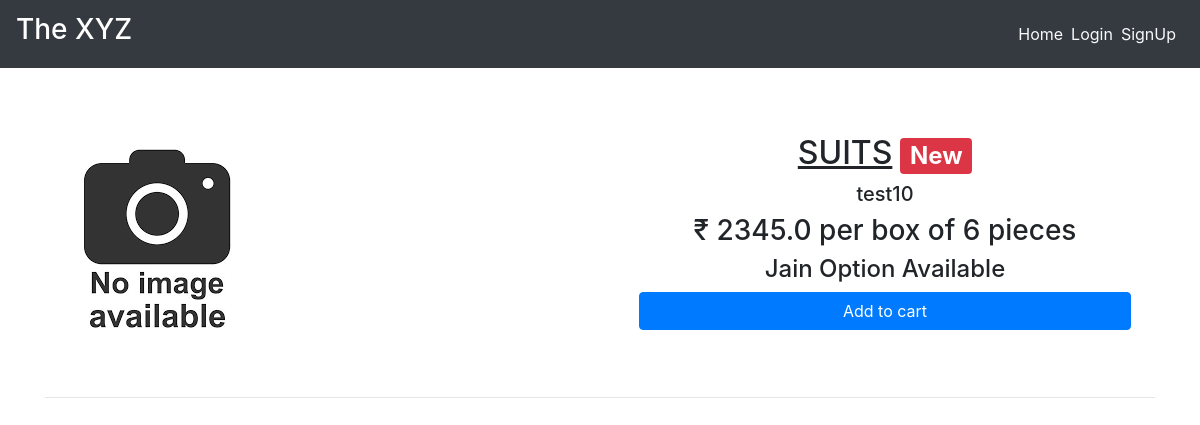
Page /dishes/testxy on the committed database.
### main/models.py (models this page shows, shortened)
class Item(models.Model):
    LABELS = (
        ('BestSeller', 'BestSeller'),
        ('New', 'New'),
        ('Spicy🔥', 'Spicy🔥'),
    )
    LABEL_COLOUR = (
        ('danger', 'danger'),
        ('success', 'success'),
        ('primary', 'primary'),
        ('info', 'info')
    )
    title = models.CharField(max_length=150)
    description = models.CharField(max_length=250,blank=True)
    price = models.FloatField()
    pieces = models.IntegerField(default=6)
    instructions = models.CharField(max_length=250,default="Jain Option Available")
    image = models.ImageField(default='default.png', upload_to='images/')
    labels = models.CharField(max_length=25, choices=LABELS, blank=True)
    label_colour = models.CharField(max_length=15, choices=LABEL_COLOUR, blank=True)
    slug = models.SlugField(default="sushi_name")
    created_by = models.ForeignKey(User, on_delete=models.CASCADE)
    def get_add_to_cart_url(self):
        return reverse("main:add-to-cart", kwargs={
            'slug': self.slug
        })

### main/views.py (the view)
# urls.py: path('dishes/<slug>', MenuDetailView.as_view(), name='dishes'),
class MenuDetailView(DetailView):
    model = Item
    template_name = 'main/dishes.html'

### main/templates/main/dishes.html
{% extends "main/layout.html" %}
{% block content %}
<div class="dishes">
  <main class="mt-3 pt-4 main">
    <div class="container dark-grey-text">
      <div class="row wow fadeIn">
        <div class="col-md-6 mb-4">
          <img src="{{ object.image.url }}" class="img-fluid mt-4" alt="">
        </div>
        <div class="col-md-6 mb-4 information">
          <div class="p-4 content">
            <div class="mt-0">
                <h2><u>{{ object.title }}</u><span class="badge badge-{{ object.label_colour }} ml-2">{{ object.labels }}</span></h2>
            </div>
            <div class="lead">
              {% if object.description %}
              <h5>{{ object.description }}</h5>
              {% endif %}
              <h3>₹ {{ object.price }} per box of {{ object.pieces}} pieces</h3>
              <h4>{{ object.instructions }}</h4>
            </div>
            <a href="{{ object.get_add_to_cart_url }}" class="btn btn-primary btn-md my-0 p">Add to cart</a>
          </div>
        </div>
      </div>
      <hr>
    </div>
  </main>
</div>
{% endblock content %}

### main/static/main/styles.css (style rules this page uses)
.dishes .main .container .row img { max-width: 540px; max-height: 450px; width: fit-content; }
.dishes .main .container .row .content { display: flex; flex-direction: column; text-align: center; justify-content: center; }
.dishes .main .container .row .information { display: flex; flex-direction: column; text-align: center; justify-content: center; }

### rows in the picture
Item: image (placeholder picture), title "SUITS", labels "New", description "test10", price "2345.0", pieces "6", instructions "Jain Option Available"
